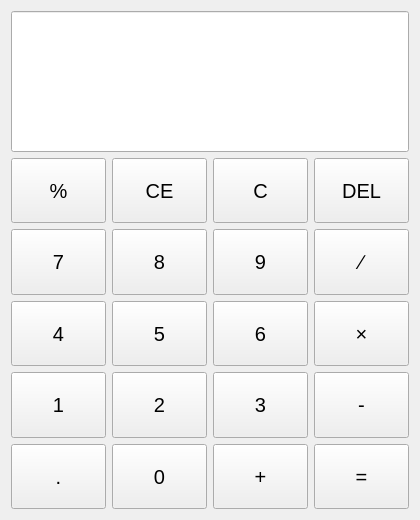
<?xml version="1.0" encoding="UTF-8"?>
<ui version="4.0">
 <class>Widget</class>
 <widget class="QWidget" name="Widget">
  <property name="geometry">
   <rect>
    <x>0</x>
    <y>0</y>
    <width>420</width>
    <height>520</height>
   </rect>
  </property>
  <property name="minimumSize">
   <size>
    <width>420</width>
    <height>520</height>
   </size>
  </property>
  <property name="font">
   <font>
    <pointsize>15</pointsize>
   </font>
  </property>
  <property name="windowTitle">
   <string>Widget</string>
  </property>
  <property name="layoutDirection">
   <enum>Qt::LayoutDirection::LeftToRight</enum>
  </property>
  <layout class="QVBoxLayout" name="verticalLayout_2">
   <item>
    <layout class="QVBoxLayout" name="verticalLayout" stretch="2,5">
     <item>
      <widget class="QLineEdit" name="lineEdit">
       <property name="sizePolicy">
        <sizepolicy hsizetype="Expanding" vsizetype="Expanding">
         <horstretch>0</horstretch>
         <verstretch>0</verstretch>
        </sizepolicy>
       </property>
       <property name="cursor">
        <cursorShape>IBeamCursor</cursorShape>
       </property>
       <property name="readOnly">
        <bool>false</bool>
       </property>
      </widget>
     </item>
     <item>
      <layout class="QGridLayout" name="gridLayout">
       <item row="1" column="0">
        <widget class="QPushButton" name="pushButton_8">
         <property name="sizePolicy">
          <sizepolicy hsizetype="Minimum" vsizetype="Expanding">
           <horstretch>0</horstretch>
           <verstretch>0</verstretch>
          </sizepolicy>
         </property>
         <property name="text">
          <string>7</string>
         </property>
        </widget>
       </item>
       <item row="1" column="2">
        <widget class="QPushButton" name="pushButton_11">
         <property name="sizePolicy">
          <sizepolicy hsizetype="Minimum" vsizetype="Expanding">
           <horstretch>0</horstretch>
           <verstretch>0</verstretch>
          </sizepolicy>
         </property>
         <property name="text">
          <string>9</string>
         </property>
        </widget>
       </item>
       <item row="4" column="3">
        <widget class="QPushButton" name="pushButton_16">
         <property name="sizePolicy">
          <sizepolicy hsizetype="Minimum" vsizetype="Expanding">
           <horstretch>0</horstretch>
           <verstretch>0</verstretch>
          </sizepolicy>
         </property>
         <property name="text">
          <string>=</string>
         </property>
        </widget>
       </item>
       <item row="0" column="1">
        <widget class="QPushButton" name="pushButton_ce">
         <property name="sizePolicy">
          <sizepolicy hsizetype="Minimum" vsizetype="Expanding">
           <horstretch>0</horstretch>
           <verstretch>0</verstretch>
          </sizepolicy>
         </property>
         <property name="text">
          <string>CE</string>
         </property>
        </widget>
       </item>
       <item row="0" column="3">
        <widget class="QPushButton" name="pushButton_del">
         <property name="sizePolicy">
          <sizepolicy hsizetype="Minimum" vsizetype="Expanding">
           <horstretch>0</horstretch>
           <verstretch>0</verstretch>
          </sizepolicy>
         </property>
         <property name="text">
          <string>DEL</string>
         </property>
        </widget>
       </item>
       <item row="2" column="3">
        <widget class="QPushButton" name="pushButton_mul">
         <property name="sizePolicy">
          <sizepolicy hsizetype="Minimum" vsizetype="Expanding">
           <horstretch>0</horstretch>
           <verstretch>0</verstretch>
          </sizepolicy>
         </property>
         <property name="text">
          <string>×</string>
         </property>
        </widget>
       </item>
       <item row="3" column="0">
        <widget class="QPushButton" name="pushButton_2">
         <property name="sizePolicy">
          <sizepolicy hsizetype="Minimum" vsizetype="Expanding">
           <horstretch>0</horstretch>
           <verstretch>0</verstretch>
          </sizepolicy>
         </property>
         <property name="text">
          <string>1</string>
         </property>
        </widget>
       </item>
       <item row="4" column="2">
        <widget class="QPushButton" name="pushButton_add">
         <property name="sizePolicy">
          <sizepolicy hsizetype="Minimum" vsizetype="Expanding">
           <horstretch>0</horstretch>
           <verstretch>0</verstretch>
          </sizepolicy>
         </property>
         <property name="text">
          <string>+</string>
         </property>
        </widget>
       </item>
       <item row="3" column="3">
        <widget class="QPushButton" name="pushButton_sub">
         <property name="sizePolicy">
          <sizepolicy hsizetype="Minimum" vsizetype="Expanding">
           <horstretch>0</horstretch>
           <verstretch>0</verstretch>
          </sizepolicy>
         </property>
         <property name="text">
          <string>-</string>
         </property>
        </widget>
       </item>
       <item row="2" column="0">
        <widget class="QPushButton" name="pushButton_5">
         <property name="sizePolicy">
          <sizepolicy hsizetype="Minimum" vsizetype="Expanding">
           <horstretch>0</horstretch>
           <verstretch>0</verstretch>
          </sizepolicy>
         </property>
         <property name="text">
          <string>4</string>
         </property>
        </widget>
       </item>
       <item row="2" column="1">
        <widget class="QPushButton" name="pushButton_6">
         <property name="sizePolicy">
          <sizepolicy hsizetype="Minimum" vsizetype="Expanding">
           <horstretch>0</horstretch>
           <verstretch>0</verstretch>
          </sizepolicy>
         </property>
         <property name="text">
          <string>5</string>
         </property>
        </widget>
       </item>
       <item row="0" column="0">
        <widget class="QPushButton" name="pushButton_mod">
         <property name="sizePolicy">
          <sizepolicy hsizetype="Minimum" vsizetype="Expanding">
           <horstretch>0</horstretch>
           <verstretch>0</verstretch>
          </sizepolicy>
         </property>
         <property name="text">
          <string>%</string>
         </property>
        </widget>
       </item>
       <item row="4" column="0">
        <widget class="QPushButton" name="pushButton_decimalPoint">
         <property name="sizePolicy">
          <sizepolicy hsizetype="Minimum" vsizetype="Expanding">
           <horstretch>0</horstretch>
           <verstretch>0</verstretch>
          </sizepolicy>
         </property>
         <property name="text">
          <string>.</string>
         </property>
        </widget>
       </item>
       <item row="2" column="2">
        <widget class="QPushButton" name="pushButton_7">
         <property name="sizePolicy">
          <sizepolicy hsizetype="Minimum" vsizetype="Expanding">
           <horstretch>0</horstretch>
           <verstretch>0</verstretch>
          </sizepolicy>
         </property>
         <property name="text">
          <string>6</string>
         </property>
        </widget>
       </item>
       <item row="4" column="1">
        <widget class="QPushButton" name="pushButton">
         <property name="sizePolicy">
          <sizepolicy hsizetype="Minimum" vsizetype="Expanding">
           <horstretch>0</horstretch>
           <verstretch>0</verstretch>
          </sizepolicy>
         </property>
         <property name="text">
          <string>0</string>
         </property>
        </widget>
       </item>
       <item row="1" column="3">
        <widget class="QPushButton" name="pushButton_div">
         <property name="sizePolicy">
          <sizepolicy hsizetype="Minimum" vsizetype="Expanding">
           <horstretch>0</horstretch>
           <verstretch>0</verstretch>
          </sizepolicy>
         </property>
         <property name="text">
          <string>∕</string>
         </property>
        </widget>
       </item>
       <item row="3" column="1">
        <widget class="QPushButton" name="pushButton_3">
         <property name="sizePolicy">
          <sizepolicy hsizetype="Minimum" vsizetype="Expanding">
           <horstretch>0</horstretch>
           <verstretch>0</verstretch>
          </sizepolicy>
         </property>
         <property name="text">
          <string>2</string>
         </property>
        </widget>
       </item>
       <item row="3" column="2">
        <widget class="QPushButton" name="pushButton_4">
         <property name="sizePolicy">
          <sizepolicy hsizetype="Minimum" vsizetype="Expanding">
           <horstretch>0</horstretch>
           <verstretch>0</verstretch>
          </sizepolicy>
         </property>
         <property name="text">
          <string>3</string>
         </property>
        </widget>
       </item>
       <item row="0" column="2">
        <widget class="QPushButton" name="pushButton_c">
         <property name="sizePolicy">
          <sizepolicy hsizetype="Minimum" vsizetype="Expanding">
           <horstretch>0</horstretch>
           <verstretch>0</verstretch>
          </sizepolicy>
         </property>
         <property name="text">
          <string>C</string>
         </property>
        </widget>
       </item>
       <item row="1" column="1">
        <widget class="QPushButton" name="pushButton_9">
         <property name="sizePolicy">
          <sizepolicy hsizetype="Minimum" vsizetype="Expanding">
           <horstretch>0</horstretch>
           <verstretch>0</verstretch>
          </sizepolicy>
         </property>
         <property name="text">
          <string>8</string>
         </property>
        </widget>
       </item>
      </layout>
     </item>
    </layout>
   </item>
  </layout>
 </widget>
 <resources/>
 <connections/>
</ui>
